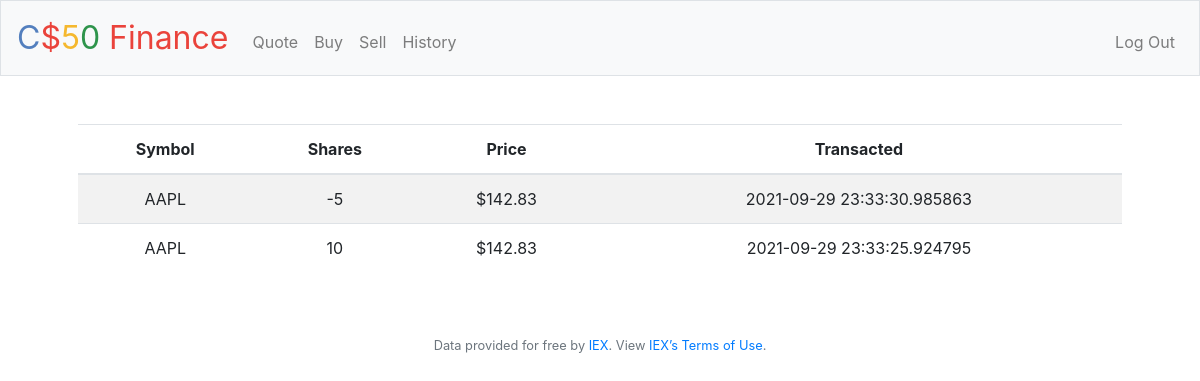
Screenshot of /history (signed in) with the database file from the repository.
### tables this page shows
CREATE TABLE "stockUsers" (
	"id_stockes"	INTEGER NOT NULL,
	"symbol"	TEXT NOT NULL,
	"name"	TEXT NOT NULL,
	"shares"	INTEGER NOT NULL,
	"history_shares"	INTEGER,
	"price"	INTEGER NOT NULL,
	"total"	NUMERIC NOT NULL,
	"type"	TEXT NOT NULL,
	"data"	TEXT,
	"id_user"	INTEGER,
	FOREIGN KEY("id_user") REFERENCES "users"("id") ON UPDATE CASCADE,
	PRIMARY KEY("id_stockes" AUTOINCREMENT)
);

### application.py (the view)
@app.route("/history")
@login_required
def history():
    dataStocks = db.execute("SELECT symbol, history_shares AS shares, price, data FROM stockUsers WHERE id_user = ? ORDER BY data DESC",session["user_id"] )
    return render_template("hystory.html", stocks=dataStocks)

### application.py (called while the page is built)
@app.after_request
def after_request(response):
    response.headers["Cache-Control"] = "no-cache, no-store, must-revalidate"
    response.headers["Expires"] = 0
    response.headers["Pragma"] = "no-cache"
    return response

### helpers.py (called while the page is built)
def login_required(f):
    @wraps(f)
    def decorated_function(*args, **kwargs):
        if session.get("user_id") is None:
            return redirect("/login")
        return f(*args, **kwargs)
    return decorated_function

def usd(value):
    return f"${value:,.2f}"

### templates/hystory.html (shortened to what this page needs)
{% extends "layout.html" %}
{% block main %}
<table class="table table-striped">
    <thead>
        <tr>
            <th>Symbol</th>
            <th>Shares</th>
            <th>Price</th>
            <th>Transacted</th>
        </tr>
    </thead>
    <tbody>
        {% if stocks %}
            {% for stock in stocks %}
                <tr>
                    <td>{{ stock.symbol }}</td>
                    <td>{{ stock.shares }}</td>
                    <td>{{ stock.price | usd }}</td>
                    <td>{{ stock.data }}</td>
            {% endfor %}
            </tr>
        {% endif %}
    </tbody>
</table>
{% endblock %}

### rows the page displays
stockUsers: symbol "AAPL", shares "-5", price "$142.83", data "2021-09-29 23:33:30.985863"
stockUsers: symbol "AAPL", shares "10", price "$142.83", data "2021-09-29 23:33:25.924795"
